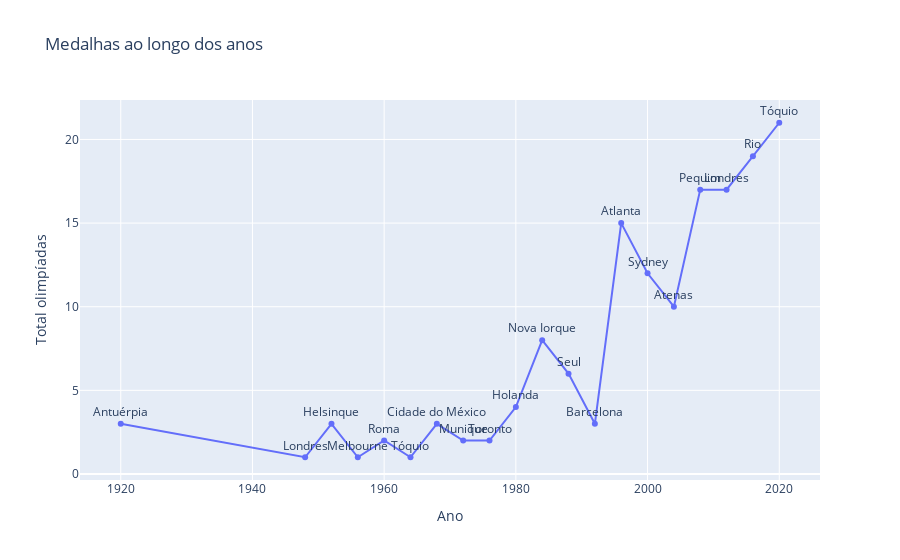

Write notebook code for a chart like this one.
### Markdown cell above
## Análise das medalhas olimpícas e paraolimpícas brasileiras

### Code cell
medalha = px.line(df_brasil, x='Ano', y='Total olimpíadas', title='Medalhas ao longo dos anos',
                  text='País sede')

medalha.update_traces(textposition='top center')
medalha.show()

### Figure 1 — Plotly figure (JSON) as saved in the notebook; plotly's stock layout.template omitted (floating-point values rounded to 4 significant figures)
{"data": [{"hovertemplate": "Ano=%{x}<br>Total olimpíadas=%{y}<br>País sede=%{text}<extra></extra>", "legendgroup": "", "line": {"color": "#636efa", "dash": "solid"}, "mode": "lines+markers+text", "name": "", "orientation": "v", "showlegend": false, "text": ["Tóquio", "Rio", "Londres", "Pequim", "Atenas", "Sydney", "Atlanta", "Barcelona", "Seul", "Nova Iorque", "Holanda", "Toronto", "Munique", "Cidade do México", "Tóquio", "Roma", "Melbourne", "Helsinque", "Londres", "Antuérpia"], "textposition": "top center", "type": "scatter", "x": [2020, 2016, 2012, 2008, 2004, 2000, 1996, 1992, 1988, 1984, 1980, 1976, 1972, 1968, 1964, 1960, 1956, 1952, 1948, 1920], "xaxis": "x", "y": [21, 19, 17, 17, 10, 12, 15, 3, 6, 8, 4, 2, 2, 3, 1, 2, 1, 3, 1, 3], "yaxis": "y"}], "layout": {"legend": {"tracegroupgap": 0}, "title": {"text": "Medalhas ao longo dos anos"}, "xaxis": {"anchor": "y", "domain": [0, 1], "title": {"text": "Ano"}}, "yaxis": {"anchor": "x", "domain": [0, 1], "title": {"text": "Total olimpíadas"}}}}
